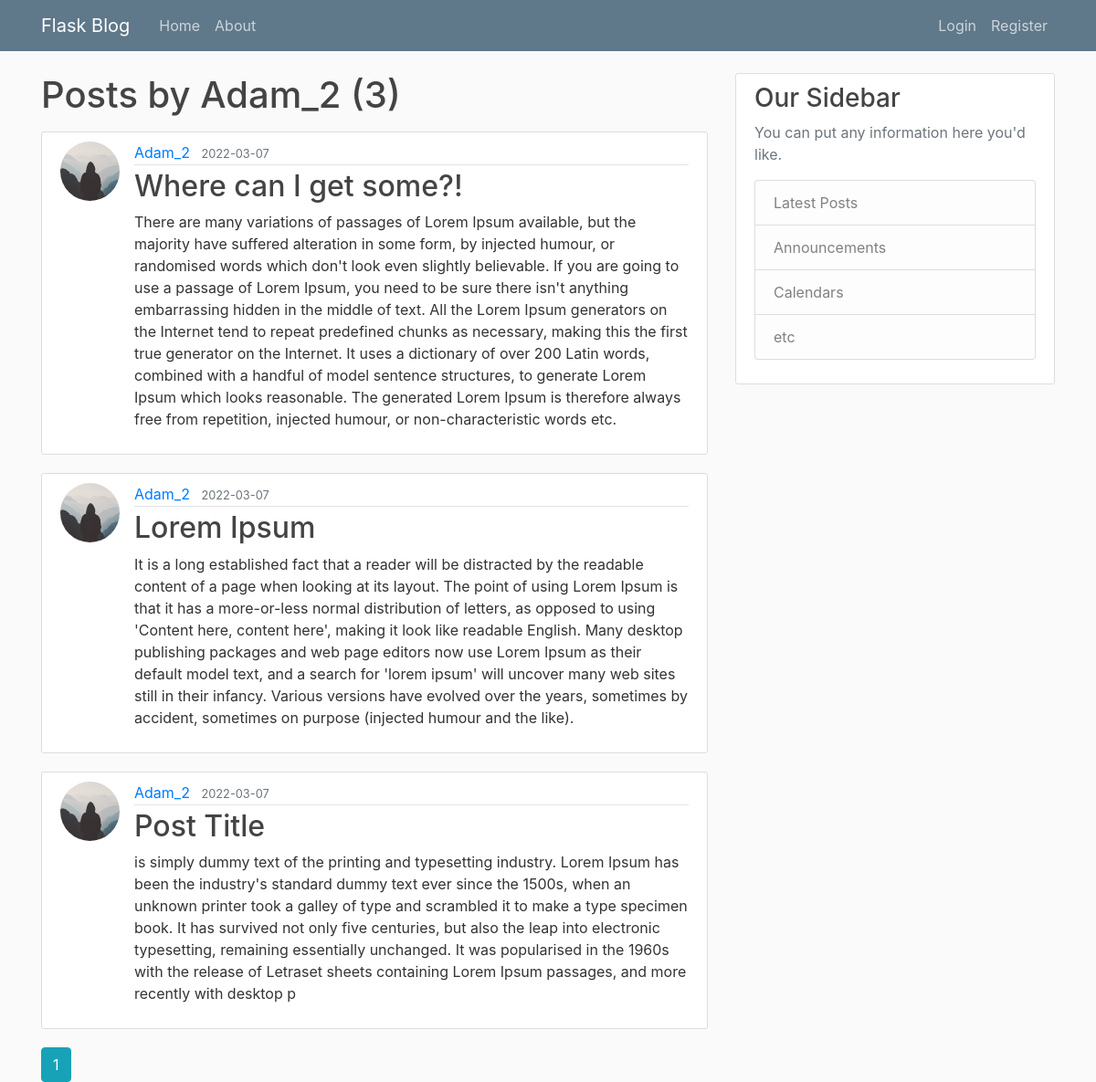
/user/Adam_2, run on the app's committed database.
### flaskblog/models.py (models this page shows, shortened)
class User(db.Model, UserMixin):
    id = db.Column(db.Integer, primary_key=True)
    username = db.Column(db.String(20), unique=True, nullable=False)
    email = db.Column(db.String(120), unique=True, nullable=False)
    image_file = db.Column(db.String(20), nullable=False, default='default.jpg')
    password = db.Column(db.String(60), nullable=False)
    posts = db.relationship('Post', backref='author', lazy=True)

class Post(db.Model):
    id = db.Column(db.Integer, primary_key=True)
    title = db.Column(db.String(100), nullable=False)
    date_posted = db.Column(db.DateTime, nullable=False, default=datetime.utcnow)
    content = db.Column(db.Text, nullable=False)
    user_id = db.Column(db.Integer, db.ForeignKey('user.id'), nullable=False)

### flaskblog/users/routes.py (the view)
@users.route("/user/<string:username>")
def user_posts(username):
    page = request.args.get('page', 1, type=int)
    user = User.query.filter_by(username=username).first_or_404()
    posts = Post.query.filter_by(author=user)\
        .order_by(Post.date_posted.desc())\
        .paginate(per_page=5, page=page)
    return render_template('user_posts.html', posts=posts, user=user)

### flaskblog/templates/user_posts.html
{% extends "layout.html" %}
{% block content %}
    <h1 class="mb-3">Posts by {{ user.username }} ({{ posts.total }})</h1>
    {% for post in posts.items %}
        <article class="media content-section">
            <img class="rounded-circle article-img" src="{{ url_for('static', filename='profile_pics/' + post.author.image_file) }}">
            <div class="media-body">
            <div class="article-metadata">
                <a class="mr-2" href="{{url_for('users.user_posts', username=post.author.username)}}">{{ post.author.username }}</a>
                <small class="text-muted">{{ post.date_posted.strftime('%Y-%m-%d') }}</small>
            </div>
            <h2><a class="article-title" href="{{ url_for('posts.post', post_id=post.id) }}">{{ post.title }}</a></h2>
            <p class="article-content">{{ post.content }}</p>
            </div>
        </article>
    {% endfor %}
    {% for page_num in posts.iter_pages(left_edge=1, right_edge=1, left_current=1, right_current=2) %}
        {% if page_num %}
            {% if posts.page == page_num %}
                <a class="btn btn-info mb4" href="{{ url_for('users.user_posts', username = user.username, page=page_num) }}">{{ page_num }}</a>
            {% else %}
                <a class="btn btn-outline-info mb4" href="{{ url_for('users.user_posts', username = user.username, page=page_num) }}">{{ page_num }}</a>
            {% endif %}
        {% else %}
            ...
        {% endif %}
    {% endfor %}
{% endblock content %}

### flaskblog/static/main.css (style rules this page uses)
body { background: #fafafa; color: #333333; margin-top: 5rem; }
h1, h2, h3, h4, h5, h6 { color: #444444; }
.content-section { background: #ffffff; padding: 10px 20px; border: 1px solid #dddddd; border-radius: 3px; margin-bottom: 20px; }
.article-title { color: #444444; }
.article-content { white-space: pre-line; }
.article-img { height: 65px; width: 65px; margin-right: 16px; }
.article-metadata { padding-bottom: 1px; margin-bottom: 4px; border-bottom: 1px solid #e3e3e3 }

### data on the page
User: username "Adam_2"
Post: image_file (placeholder picture), author.username "Adam_2", date_posted "2022-03-07", title "Where can I get some?!", content "There are many variations of passages of Lorem Ipsum available, but the majority have suffered alteration in some form, by injected humour, or randomised words which don't look even slightly believable. If you are going to use a passage of Lorem Ipsum, you need to be sure there isn't anything embarrassing hidden in the middle of text. All the Lorem Ipsum generators on the Internet tend to repeat predefined chunks as necessary, making this the first true generator on the Internet. It uses a dictionary of over 200 Latin words, combined with a handful of model sentence structures, to generate Lorem Ipsum which looks reasonable. The generated Lorem Ipsum is therefore always free from…"
Post: image_file (placeholder picture), author.username "Adam_2", date_posted "2022-03-07", title "Lorem Ipsum", content "It is a long established fact that a reader will be distracted by the readable content of a page when looking at its layout. The point of using Lorem Ipsum is that it has a more-or-less normal distribution of letters, as opposed to using 'Content here, content here', making it look like readable English. Many desktop publishing packages and web page editors now use Lorem Ipsum as their default model text, and a search for 'lorem ipsum' will uncover many web sites still in their infancy. Various versions have evolved over the years, sometimes by accident, sometimes on purpose (injected humour and the like)."
Post: image_file (placeholder picture), author.username "Adam_2", date_posted "2022-03-07", title "Post Title", content "is simply dummy text of the printing and typesetting industry. Lorem Ipsum has been the industry's standard dummy text ever since the 1500s, when an unknown printer took a galley of type and scrambled it to make a type specimen book. It has survived not only five centuries, but also the leap into electronic typesetting, remaining essentially unchanged. It was popularised in the 1960s with the release of Letraset sheets containing Lorem Ipsum passages, and more recently with desktop p"

### other printed values
{{ posts.total }} "3"
{{ page_num }} "1"
